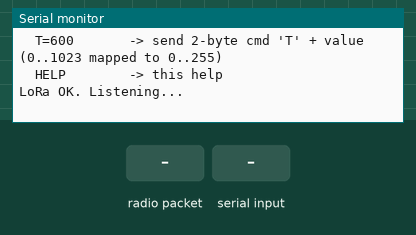
Recording of a sketch running on a simulated Arduino Uno, built with avr-gcc and run on an emulated ATmega328P. On the bench: the last lines printed to the serial monitor. The test bench sets the inputs (shaded band). No radio packets arrive unless stated.

Above: at 1.4 s.
1.5 s: radio packet "HELP" arrives
At 2.0 s:
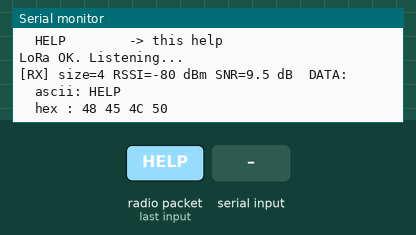
3.0 s: "PING\n" received over Serial
At 4.0 s:
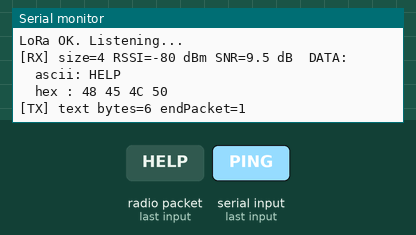
4.5 s: radio packet "PING" arrives
At 5.5 s:
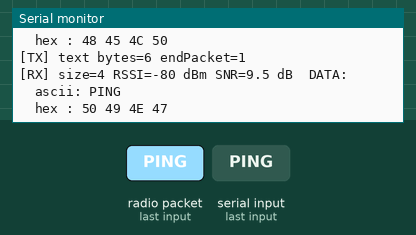
6.0 s: "T=\n" received over Serial
At 6.4 s:
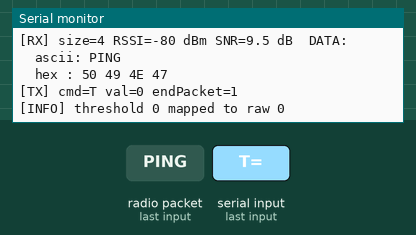
7.5 s: radio packet "T=" arrives
At 8.7 s:
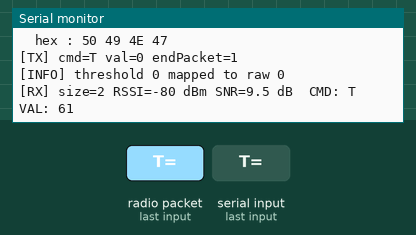
9.0 s: "{\n" received over Serial
At 10.0 s:
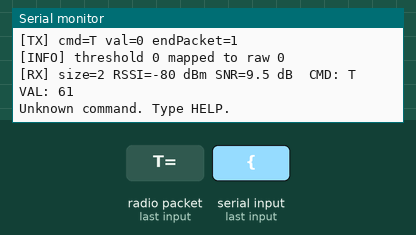

Measured:
- after the input at 1.5 s, the serial monitor: prints a new line at once (image 1)
- after the input at 3.0 s, the serial monitor: prints a new line after 0.06 s (image 2)
- after the input at 4.5 s, the serial monitor: prints a new line at once (image 3)
- after the input at 6.0 s, the serial monitor: prints a new line after 0.06 s (image 4)
- after the input at 7.5 s, the serial monitor: prints a new line at once (image 5)
- after the input at 9.0 s, the serial monitor: prints a new line at once (image 6)

The sketch:

Lora_debug_for_arduino.ino
```cpp
/*
  LoRa Debug Arduino (UNO) — RX sniffer + optional TX ping/commands
  Werkt met je bestaande kippenluik-code:
  - Frequentie: 868 MHz
  - Syncword: 0x12
  - SF7, BW 125 kHz, CRC aan
  - Pinnen (UNO + RFM95W): NSS=7, RST=6, DIO0=3, SPI=11/12/13

  Serial Monitor: 115200 baud, "Newline" aan.

  Commando’s in Serial Monitor:
  - PING              -> stuurt "PING <counter>" als tekst
  - S                 -> stuurt 2-byte command 'S' (statusrequest) zoals je kippenluik verwacht
  - T=600             -> stuurt 2-byte command 'T' + 0..255 (mapped) om threshold te zetten op kippenluik
  - HELP              -> toont help
*/

#include <Arduino.h>
#include <SPI.h>
#include <LoRa.h>

// --- Zelfde LoRa instellingen als je kippenluik ---
const long LORA_FREQUENCY = 868E6;
const byte LORA_SYNC_WORD = 0x12;

const int LORA_NSS  = 7;
const int LORA_RST  = 6;
const int LORA_DIO0 = 3;

unsigned long lastPing = 0;
uint32_t pingCounter = 0;

// buffer voor seriële input
String line;

static void printHelp() {
  Serial.println();
  Serial.println("Commands:");
  Serial.println("  PING        -> send text ping");
  Serial.println("  S           -> send 2-byte cmd 'S' (status request)");
  Serial.println("  T=600       -> send 2-byte cmd 'T' + value (0..1023 mapped to 0..255)");
  Serial.println("  HELP        -> this help");
  Serial.println();
}

static void loraSendText(const String& payload) {
  LoRa.beginPacket();
  LoRa.print(payload);
  int rc = LoRa.endPacket(); // 1=ok, 0=fout (lib afhankelijk)
  Serial.print("[TX] text bytes=");
  Serial.print(payload.length());
  Serial.print(" endPacket=");
  Serial.println(rc);
}

static void loraSendCmd2(uint8_t cmd, uint8_t val) {
  LoRa.beginPacket();
  LoRa.write(cmd);
  LoRa.write(val);
  int rc = LoRa.endPacket();
  Serial.print("[TX] cmd=");
  Serial.print((char)cmd);
  Serial.print(" val=");
  Serial.print(val);
  Serial.print(" endPacket=");
  Serial.println(rc);
}

static void handleSerial() {
  while (Serial.available()) {
    char c = (char)Serial.read();
    if (c == '\r') continue;
    if (c == '\n') {
      line.trim();
      if (line.length() == 0) return;

      if (line.equalsIgnoreCase("HELP")) {
        printHelp();
      } else if (line.equalsIgnoreCase("PING")) {
        pingCounter++;
        String msg = "PING " + String(pingCounter);
        loraSendText(msg);
      } else if (line.equalsIgnoreCase("S")) {
        // kippenluik verwacht 2 bytes: 'S' + val (val wordt genegeerd in jouw code)
        loraSendCmd2('S', 0);
      } else if (line.startsWith("T=") || line.startsWith("t=")) {
        int thr = line.substring(2).toInt();
        thr = constrain(thr, 0, 1023);
        uint8_t v = (uint8_t)map(thr, 0, 1023, 0, 255);
        loraSendCmd2('T', v);
        Serial.print("[INFO] threshold ");
        Serial.print(thr);
        Serial.print(" mapped to raw ");
        Serial.println(v);
      } else {
        Serial.println("Unknown command. Type HELP.");
      }

      line = "";
      return;
    } else {
      // simpele line buffer
      if (line.length() < 80) line += c;
    }
  }
}

static void handleLoRaRx() {
  int packetSize = LoRa.parsePacket();
  if (packetSize <= 0) return;

  // metadata
  int rssi = LoRa.packetRssi();
  float snr = LoRa.packetSnr();

  Serial.print("[RX] size=");
  Serial.print(packetSize);
  Serial.print(" RSSI=");
  Serial.print(rssi);
  Serial.print(" dBm SNR=");
  Serial.print(snr, 1);
  Serial.print(" dB  ");

  // lees payload
  // We proberen:
  // 1) als het JSON lijkt, print als tekst
  // 2) als het 2-byte cmd lijkt, toon cmd/val
  // 3) anders toon hex dump + ascii
  String text;
  text.reserve(packetSize);

  uint8_t b0 = 0, b1 = 0;
  bool have0 = false, have1 = false;

  while (LoRa.available()) {
    uint8_t b = (uint8_t)LoRa.read();
    if (!have0) { b0 = b; have0 = true; }
    else if (!have1) { b1 = b; have1 = true; }
    text += (char)b;
  }

  // heuristic: JSON/status van kippenluik
  if (text.length() > 0 && text[0] == '{') {
    Serial.println("JSON:");
    Serial.println(text);
  }
  // 2-byte command
  else if (packetSize == 2 && have0 && have1 && (b0 == 'S' || b0 == 'T')) {
    Serial.print("CMD: ");
    Serial.print((char)b0);
    Serial.print(" VAL: ");
    Serial.println((int)b1);
  }
  else {
    // dump
    Serial.println("DATA:");
    Serial.print("  ascii: ");
    Serial.println(text);

    Serial.print("  hex : ");
    for (size_t i = 0; i < text.length(); i++) {
      uint8_t v = (uint8_t)text[i];
      if (v < 16) Serial.print('0');
      Serial.print(v, HEX);
      Serial.print(' ');
    }
    Serial.println();
  }
}

void setup() {
  Serial.begin(115200);
  delay(200);

  Serial.println("LoRa Debug UNO starting...");
  Serial.println("Wiring: NSS=7 RST=6 DIO0=3, SPI 11/12/13. Freq=868MHz Sync=0x12 SF7 BW125 CRC");
  printHelp();

  LoRa.setPins(LORA_NSS, LORA_RST, LORA_DIO0);

  if (!LoRa.begin(LORA_FREQUENCY)) {
    Serial.println("LoRa.begin FAILED. Check wiring/power/module type.");
    while (true) delay(1000);
  }

  LoRa.setSyncWord(LORA_SYNC_WORD);
  LoRa.setSpreadingFactor(7);
  LoRa.setSignalBandwidth(125E3);
  LoRa.enableCrc();

  // optioneel: meer gevoelig (langzamer) of minder:
  // LoRa.setSpreadingFactor(9); // als je later range wilt pushen, maar moet dan ook op kippenluik aanpassen

  Serial.println("LoRa OK. Listening...");
}

void loop() {
  handleSerial();
  handleLoRaRx();

  // optioneel: automatische ping elke 5s (zet aan indien je wilt)
  /*
  if (millis() - lastPing > 5000) {
    lastPing = millis();
    pingCounter++;
    loraSendText("PING " + String(pingCounter));
  }
  */
}
```
